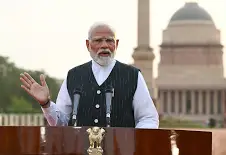
#> input picture CH - 1/modi.webp, 226 x 155 px
$ jupyter execute practice.ipynb   (older library calls are emulated)
#> lines starting #> are read from the running program, lines starting #| are printed output that depends on the picture; after the words box and inside, x2 and y2 are one past the last pixel; in counts of white or black regions, pixels touching at a corner belong together
[cell 1]
# blur

import cv2
import matplotlib.pyplot as plt

img = cv2.imread("modi.webp")
#> img is the input picture: shape (155, 226, 3); mean B, G, R 136.5, 146.7, 158.2
new_img = cv2.cvtColor(img,cv2.COLOR_BGR2RGB)

blur_img = cv2.blur(new_img,(3,3))
plt.imshow(blur_img)

[cell 2]
# box blur

img = cv2.imread("modi.webp")
new_img = cv2.cvtColor(img,cv2.COLOR_BGR2RGB)
blurred_img1 = cv2.blur(new_img,(8,8))
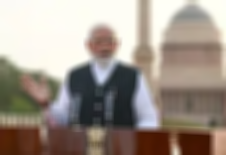
#> blurred_img1: shape (155, 226, 3); mean R, G, B 158.6, 147.3, 137

plt.subplot(1,2,1),plt.imshow(new_img),plt.title("original image")
plt.axis('off')
plt.subplot(1,2,2),plt.imshow(blurred_img1),plt.title("box image")
plt.axis('off')
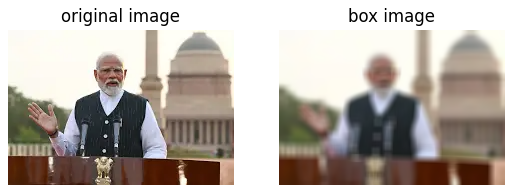
#> figure drawn by matplotlib, 2 panels

[cell 3]
# sharpning

import numpy as np

img = cv2.imread("modi.webp")
new_img = cv2.cvtColor(img,cv2.COLOR_BGR2RGB)
k1 = np.array([[-1,-1,-1],[-1,9,-1],[-1,-1,-1]])
k2 = np.array([[1,1,1],[1,-7,1],[1,1,1]])

new_img1 = cv2.filter2D(img,-1,k1)
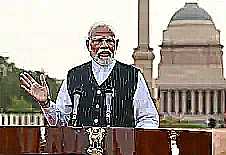
#> new_img1: shape (155, 226, 3); mean B, G, R 137.1, 146.2, 156.4
new_img2 = cv2.filter2D(img,-1,k2)
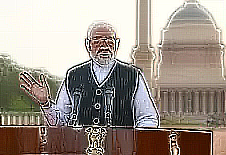
#> new_img2: shape (155, 226, 3); mean B, G, R 137.7, 147.5, 158
plt.subplot(1,3,1),plt.imshow(new_img)
plt.axis('off')
plt.subplot(1,3,2),plt.imshow(new_img1)
plt.axis('off')
plt.subplot(1,3,3),plt.imshow(new_img2)
plt.axis('off')
#> figure, not shown here; B, G, R data is drawn as R, G, B

[cell 4]
# edge detection

sobelx = cv2.Sobel(new_img,cv2.CV_64F,1,0,5)
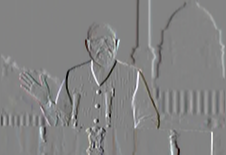
#> sobelx: shape (155, 226, 3) float64; mean R, G, B 1.6, 1.3, 1.4; drawn with min black and max white
sobely = cv2.Sobel(new_img,cv2.CV_64F,0,1,5)
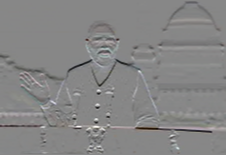
#> sobely: shape (155, 226, 3) float64; mean R, G, B -8, -9.8, -10.3; drawn with min black and max white

plt.subplot(1,3,1),plt.imshow(new_img,cmap="gray")
plt.axis('off')
plt.subplot(1,3,2),plt.imshow(sobelx,cmap="gray")
plt.axis('off')
plt.subplot(1,3,3),plt.imshow(sobely,cmap="gray")
plt.axis('off')
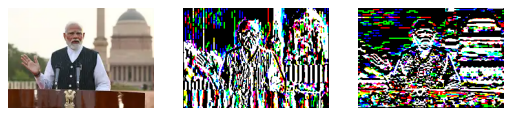
#> figure drawn by matplotlib, 3 panels

[cell 5]
# face detection

import cv2
img = cv2.imread("3.jpg",cv2.IMREAD_COLOR)
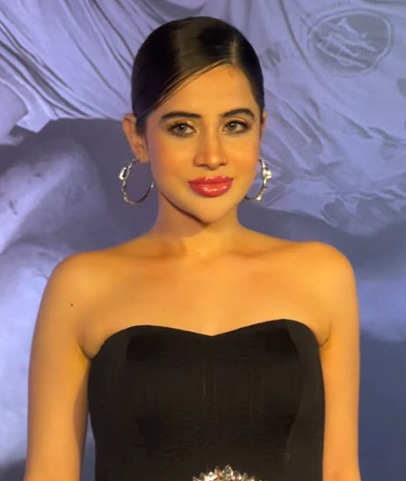
#> input picture CH - 1/3.jpg, 406 x 481 px
#> img is the input picture: shape (481, 406, 3); mean B, G, R 104, 107.5, 132.2
face_cascade = cv2.CascadeClassifier("haarcascade_frontalface_default.xml")
grey_img = cv2.cvtColor(img,cv2.COLOR_BGR2GRAY)
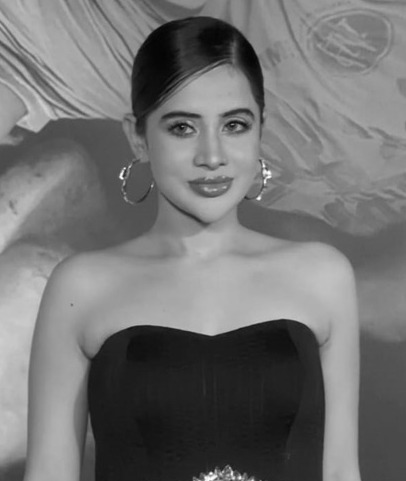
#> grey_img: shape (481, 406); min 2, max 253, mean 114.5
faces = face_cascade.detectMultiScale(grey_img,1.1,4)
#> faces = [[138, 72, 142, 142]]
print(faces)
#| [[138  72 142 142]]
for(x,y,w,h) in faces:
    cv2.rectangle(img,(x,y),(x+w,y+h),(0,255,0),3)
#> this loop made 1 pass
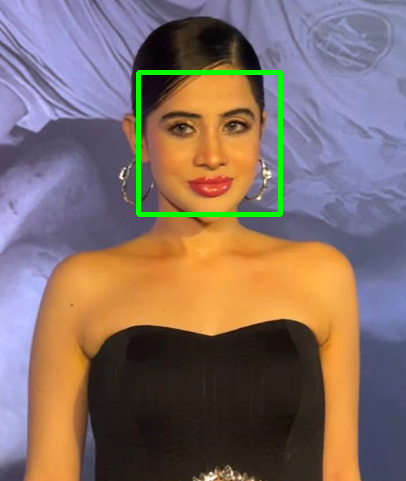
#> img: shape (481, 406, 3); 1.45% of pixels changed, all inside (x1, y1, x2, y2) = (136, 70, 283, 217)
cv2.imshow("face detector",img)
cv2.waitKey(50000)
cv2.destroyAllWindows()
